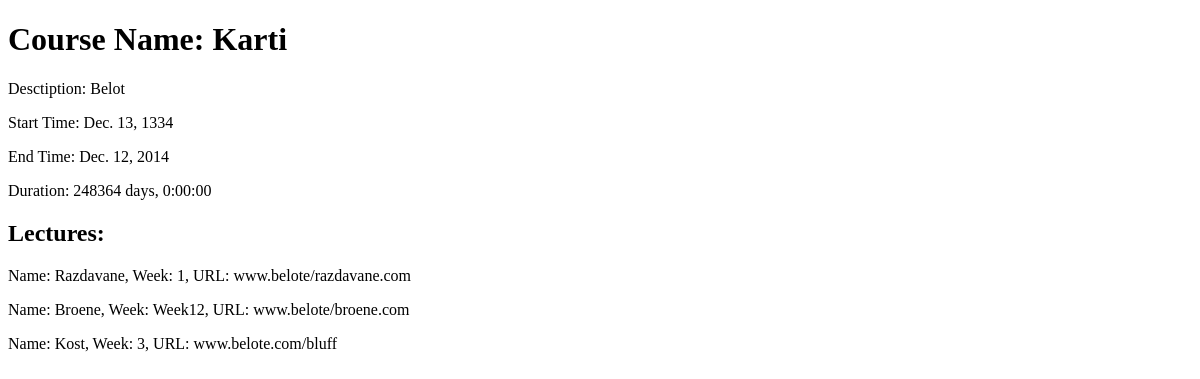
Before: /course/Karti/ with the older database file.
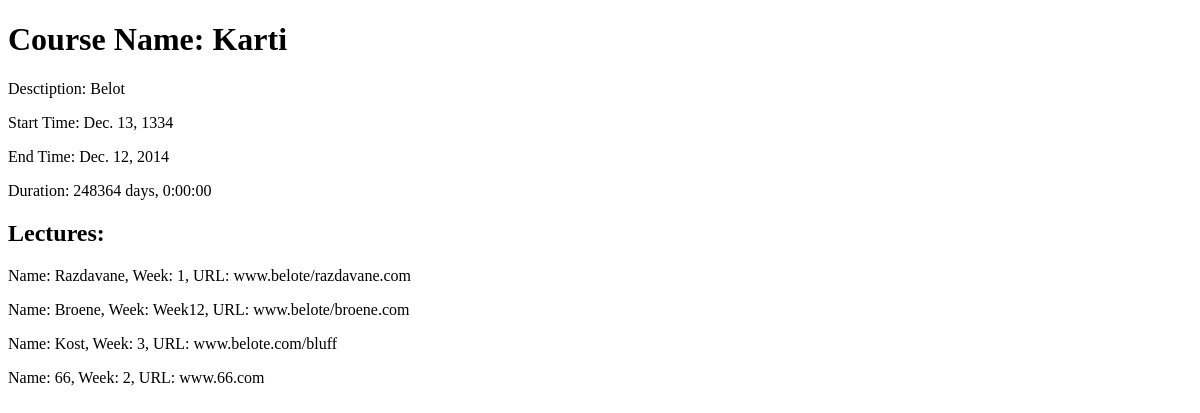
After: the same page with the newer database file.
### lecture/models.py (models this page shows)
class Lecture(models.Model):
    name = models.TextField(max_length=100)
    week = models.TextField(max_length=10)
    url = models.TextField(max_length=1000)
    course = models.ForeignKey(Course, null=True)

### courses/views.py (the view)
# urls.py: url(r'^course/(?P<course_name>\w+)/$', course_view.show_course),
def show_course(request, **params):
    course = Course.objects.filter(name=params['course_name']).first()
    lectures = Lecture.objects.filter(course=course)
    return render(request, 'show_course.html', locals())

### courses/models.py (called while the page is built)
    def duration(self):
        return self.end_date - self.start_date

### courses/templates/show_course.html (shortened to what this page needs)
<!DOCTYPE html>
<html>
<head>
</head>
<body>
    <h1>Course Name: {{ course.name }}</h1>
    <p>Desctiption: {{ course.description }}</p>
    <p>Start Time: {{ course.start_date }}</p>
    <p>End Time: {{ course.end_date }}</p>
    <p>Duration: {{ course.duration }}</p>
    <h2>Lectures:</h2>
    {% for lecture in lectures %}
        <p>Name: {{ lecture.name }}, Week: {{ lecture.week }}, URL: {{ lecture.url }}</p>
    {% endfor %}
</body>
</html>

Changed rows visible on the page:
added Lecture: name "66", week "2", url "www.66.com"
